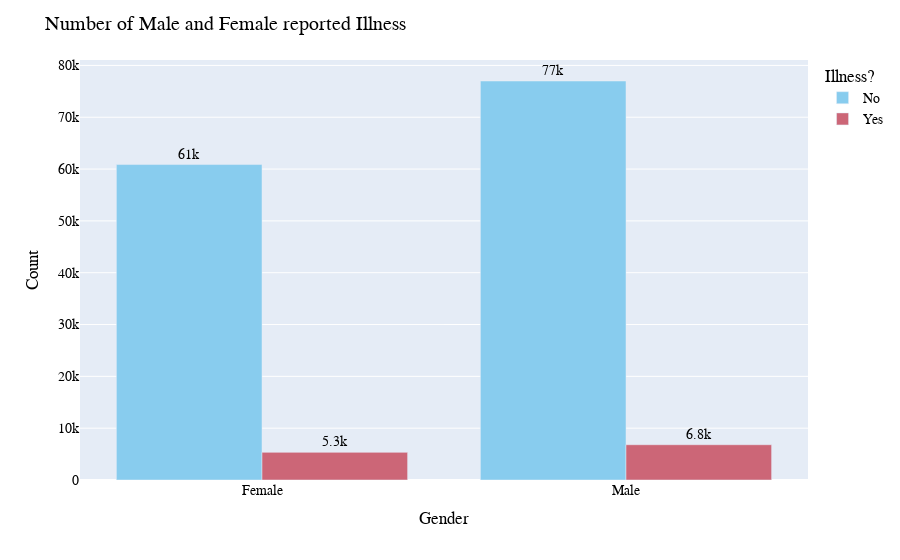

Notebook code cell kept with this figure:
### Code cell
gender_illness = veri.groupby(['Gender','Illness']).count().reset_index()

fig = px.bar(data_frame = gender_illness, 
             x = 'Gender', y = 'Number',
             color = 'Illness', barmode = 'group',
             text = 'Number', color_discrete_sequence = px.colors.qualitative.Safe)

fig.update_layout(title = 'Number of Male and Female reported Illness',
                  yaxis_title = 'Count',
                  legend_title = 'Illness?',
                  font = dict(family = "Courier New, monospace",
                              size = 14, color = 'black')
                  )

fig.update_traces(texttemplate='%{text:.2s}', textposition='outside')


fig.show()

### Figure 1 — Plotly figure (JSON) as saved in the notebook; plotly's stock layout.template omitted (floating-point values rounded to 4 significant figures)
{"data": [{"alignmentgroup": "True", "hovertemplate": "Illness=No<br>Gender=%{x}<br>Number=%{text}<extra></extra>", "legendgroup": "No", "marker": {"color": "rgb(136, 204, 238)", "pattern": {"shape": ""}}, "name": "No", "offsetgroup": "No", "orientation": "v", "showlegend": true, "text": [60869, 76992], "textposition": "outside", "texttemplate": "%{text:.2s}", "type": "bar", "x": ["Female", "Male"], "xaxis": "x", "y": [60869, 76992], "yaxis": "y"}, {"alignmentgroup": "True", "hovertemplate": "Illness=Yes<br>Gender=%{x}<br>Number=%{text}<extra></extra>", "legendgroup": "Yes", "marker": {"color": "rgb(204, 102, 119)", "pattern": {"shape": ""}}, "name": "Yes", "offsetgroup": "Yes", "orientation": "v", "showlegend": true, "text": [5331, 6808], "textposition": "outside", "texttemplate": "%{text:.2s}", "type": "bar", "x": ["Female", "Male"], "xaxis": "x", "y": [5331, 6808], "yaxis": "y"}], "layout": {"barmode": "group", "font": {"color": "black", "family": "Courier New, monospace", "size": 14}, "legend": {"title": {"text": "Illness?"}, "tracegroupgap": 0}, "margin": {"t": 60}, "title": {"text": "Number of Male and Female reported Illness"}, "xaxis": {"anchor": "y", "domain": [0, 1], "title": {"text": "Gender"}}, "yaxis": {"anchor": "x", "domain": [0, 1], "title": {"text": "Count"}}}}
